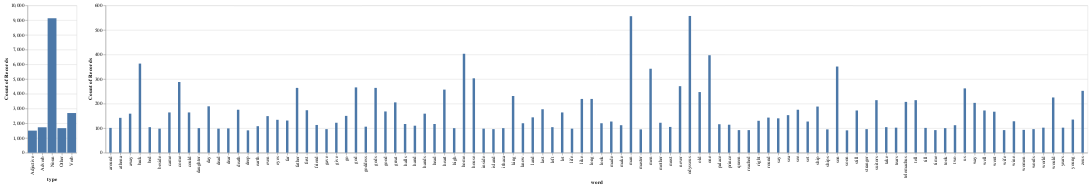

Write notebook code for a chart like this one.
### Code cell
# along the type column, we want to support a filter selection
selection = alt.selection(type="multi", fields=['type'])

# we create a composite chart consisting of two sub-charts
# the base holds it together and acts as the concierge taking care of the data
base = alt.Chart(df_pared)

# this shows the types, note that we rely on Altair's aggregation prowess
chart1 = base.mark_bar().encode(
  x = alt.Y('type:N'),
  y = alt.X('count()'),
  # when a bar is selected, the others are displayed with reduced opacity
  opacity=alt.condition(selection, alt.value(1), alt.value(.25)),
).add_selection(selection)

# this chart reacts to the selection made in the left/above chart
chart2 = base.mark_bar(width=5).encode(
  x = 'word:N',
  y = alt.Y('count()'),
).transform_filter(selection)

chart1 | chart2

### Figure 1 — Vega specification as saved in the notebook (floating-point values rounded to 4 significant figures; data arrays with more than 128 entries replaced by an {"elided": "..."} marker saying what was removed)
{"$schema": "https://vega.github.io/schema/vega/v5.json", "data": [{"name": "param_2_store"}, {"name": "source_0", "values": {"elided": "16721 records"}}, {"name": "data_0", "values": [{"__count": 9136, "type": "Noun"}, {"__count": 1667, "type": "Other"}, {"__count": 2693, "type": "Verb"}, {"__count": 1726, "type": "Adverb"}, {"__count": 1499, "type": "Adjective"}]}, {"name": "data_1", "source": "source_0", "transform": [{"type": "filter", "expr": "!length(data(\"param_2_store\")) || vlSelectionTest(\"param_2_store\", datum)"}, {"type": "aggregate", "groupby": ["word"], "fields": [null], "ops": ["count"], "as": ["__count"]}, {"type": "project", "fields": ["__count", "word"]}]}, {"name": "data_0_view_2_x_domain_type", "values": [{"type": "Noun"}, {"type": "Other"}, {"type": "Verb"}, {"type": "Adverb"}, {"type": "Adjective"}]}, {"name": "data_0_view_2_y_domain___count", "values": [{"min": 1499, "max": 9136}]}, {"name": "data_1_concat_1_x_domain_word", "source": "data_1", "transform": [{"type": "aggregate", "groupby": ["word"], "fields": [], "ops": [], "as": []}, {"type": "formula", "expr": "datum['word']", "as": "sort_field"}, {"type": "project", "fields": ["word"]}]}, {"name": "data_1_concat_1_y_domain___count", "source": "data_1", "transform": [{"type": "formula", "expr": "+datum['__count']", "as": "__count"}, {"type": "aggregate", "groupby": [], "fields": ["__count", "__count"], "ops": ["min", "max"], "as": ["min", "max"]}]}], "signals": [{"name": "view_2_x_step", "value": 20}, {"name": "view_2_width", "update": "bandspace(domain('view_2_x').length, 0.1, 0.05) * view_2_x_step"}, {"name": "concat_1_x_step", "value": 20}, {"name": "concat_1_width", "update": "bandspace(domain('concat_1_x').length, 0.1, 0.05) * concat_1_x_step"}, {"name": "unit", "value": {}, "on": [{"events": "pointermove", "update": "isTuple(group()) ? group() : unit"}]}, {"name": "param_2", "update": "vlSelectionResolve(\"param_2_store\", \"union\", true, true)"}], "marks": [{"type": "group", "name": "view_2_group", "encode": {"update": {"width": {"signal": "view_2_width"}, "height": {"signal": "height"}}}, "signals": [{"name": "param_2_tuple", "on": [{"events": [{"source": "scope", "type": "click"}], "update": "datum && item().mark.marktype !== 'group' && indexof(item().mark.role, 'legend') < 0 ? {unit: \"view_2\", fields: param_2_tuple_fields, values: [(item().isVoronoi ? datum.datum : datum)[\"type\"]]} : null", "force": true}, {"events": [{"source": "view", "type": "dblclick"}], "update": "null"}]}, {"name": "param_2_tuple_fields", "value": [{"type": "E", "field": "type"}]}, {"name": "param_2_toggle", "value": false, "on": [{"events": [{"source": "scope", "type": "click"}], "update": "event.shiftKey"}, {"events": [{"source": "view", "type": "dblclick"}], "update": "false"}]}, {"name": "param_2_modify", "on": [{"events": {"signal": "param_2_tuple"}, "update": "modify(\"param_2_store\", param_2_toggle ? null : param_2_tuple, param_2_toggle ? null : true, param_2_toggle ? param_2_tuple : null)"}]}], "marks": [{"type": "rect", "name": "view_2_marks", "from": {"data": "data_0"}, "encode": {"update": {"y2": {"value": 0, "scale": "view_2_y"}, "fill": {"value": "#4c78a8"}, "y": {"field": "__count", "scale": "view_2_y"}, "x": {"field": "type", "scale": "view_2_x"}, "width": {"signal": "max(0.25, bandwidth('view_2_x'))"}, "opacity": [{"value": 1, "test": "!length(data(\"param_2_store\")) || vlSelectionTest(\"param_2_store\", datum)"}, {"value": 0.25}]}}, "interactive": true, "style": ["bar"]}], "axes": [{"scale": "view_2_y", "ticks": false, "minExtent": 0, "zindex": 0, "labels": false, "maxExtent": 0, "domain": false, "tickCount": {"signal": "ceil(height/40)"}, "orient": "left", "grid": true, "aria": false, "gridScale": "view_2_x"}, {"scale": "view_2_x", "labelAlign": "right", "orient": "bottom", "grid": false, "title": "type", "labelAngle": 270, "zindex": 0, "labelBaseline": "middle"}, {"scale": "view_2_y", "labelOverlap": true, "orient": "left", "tickCount": {"signal": "ceil(height/40)"}, "zindex": 0, "grid": false, "title": "Count of Records"}], "style": "cell"}, {"type": "group", "name": "concat_1_group", "encode": {"update": {"height": {"signal": "height"}, "width": {"signal": "concat_1_width"}}}, "marks": [{"type": "rect", "name": "concat_1_marks", "from": {"data": "data_1"}, "encode": {"update": {"xc": {"field": "word", "scale": "concat_1_x", "band": 0.5}, "width": {"value": 5}, "y2": {"value": 0, "scale": "concat_1_y"}, "y": {"field": "__count", "scale": "concat_1_y"}, "fill": {"value": "#4c78a8"}}}, "style": ["bar"], "interactive": false}], "axes": [{"scale": "concat_1_y", "labels": false, "maxExtent": 0, "zindex": 0, "tickCount": {"signal": "ceil(height/40)"}, "domain": false, "grid": true, "minExtent": 0, "orient": "left", "ticks": false, "gridScale": "concat_1_x", "aria": false}, {"scale": "concat_1_x", "orient": "bottom", "title": "word", "labelAlign": "right", "zindex": 0, "grid": false, "labelAngle": 270, "labelBaseline": "middle"}, {"scale": "concat_1_y", "labelOverlap": true, "orient": "left", "title": "Count of Records", "tickCount": {"signal": "ceil(height/40)"}, "zindex": 0, "grid": false}], "style": "cell"}], "scales": [{"name": "view_2_x", "type": "band", "domain": {"data": "data_0_view_2_x_domain_type", "field": "type", "sort": true}, "range": {"step": {"signal": "view_2_x_step"}}, "paddingOuter": 0.05, "paddingInner": 0.1}, {"name": "view_2_y", "type": "linear", "domain": [{"signal": "(data(\"data_0_view_2_y_domain___count\")[0] || {}).min"}, {"signal": "(data(\"data_0_view_2_y_domain___count\")[0] || {}).max"}], "range": [{"signal": "height"}, 0], "zero": true, "nice": true}, {"name": "concat_1_x", "type": "band", "domain": {"data": "data_1_concat_1_x_domain_word", "field": "word", "sort": true}, "range": {"step": {"signal": "concat_1_x_step"}}, "paddingInner": 0.1, "paddingOuter": 0.05}, {"name": "concat_1_y", "type": "linear", "domain": [{"signal": "(data(\"data_1_concat_1_y_domain___count\")[0] || {}).min"}, {"signal": "(data(\"data_1_concat_1_y_domain___count\")[0] || {}).max"}], "range": [{"signal": "height"}, 0], "zero": true, "nice": true}], "height": 300, "padding": 5, "layout": {"padding": 20, "bounds": "full", "align": "each"}, "background": "white"}
